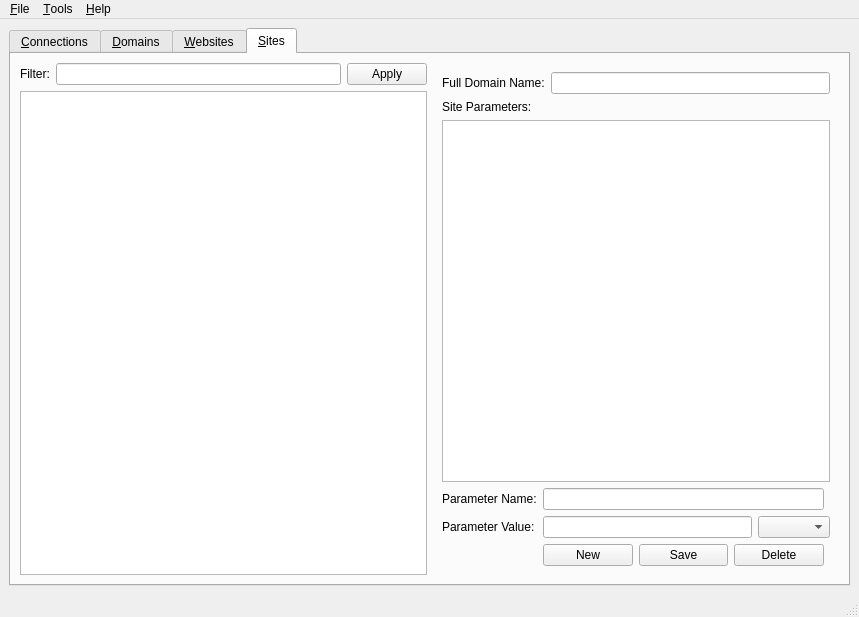
<?xml version="1.0" encoding="UTF-8"?>
<ui version="4.0">
 <class>MainWindow</class>
 <widget class="QMainWindow" name="MainWindow">
  <property name="geometry">
   <rect>
    <x>0</x>
    <y>0</y>
    <width>859</width>
    <height>617</height>
   </rect>
  </property>
  <property name="windowTitle">
   <string>Snap! Manager</string>
  </property>
  <widget class="QWidget" name="centralwidget">
   <layout class="QHBoxLayout" name="horizontalLayout_18">
    <item>
     <widget class="QTabWidget" name="tabWidget">
      <property name="enabled">
       <bool>true</bool>
      </property>
      <property name="tabPosition">
       <enum>QTabWidget::North</enum>
      </property>
      <property name="tabShape">
       <enum>QTabWidget::Rounded</enum>
      </property>
      <property name="currentIndex">
       <number>3</number>
      </property>
      <widget class="QWidget" name="tab_connections">
       <attribute name="title">
        <string>&amp;Connections</string>
       </attribute>
       <attribute name="toolTip">
        <string>&lt;!DOCTYPE HTML PUBLIC &quot;-//W3C//DTD HTML 4.0//EN&quot; &quot;http://www.w3.org/TR/REC-html40/strict.dtd&quot;&gt;
&lt;html&gt;&lt;head&gt;&lt;meta name=&quot;qrichtext&quot; content=&quot;1&quot; /&gt;&lt;style type=&quot;text/css&quot;&gt;
p, li { white-space: pre-wrap; }
&lt;/style&gt;&lt;/head&gt;&lt;body style=&quot; font-family:'Ubuntu'; font-size:11pt; font-weight:400; font-style:normal;&quot;&gt;
&lt;p style=&quot; margin-top:0px; margin-bottom:0px; margin-left:0px; margin-right:0px; -qt-block-indent:0; text-indent:0px;&quot;&gt;Connect to Snap! and Cassandra servers.&lt;/p&gt;
&lt;p style=&quot;-qt-paragraph-type:empty; margin-top:0px; margin-bottom:0px; margin-left:0px; margin-right:0px; -qt-block-indent:0; text-indent:0px;&quot;&gt;&lt;/p&gt;
&lt;p style=&quot; margin-top:0px; margin-bottom:0px; margin-left:0px; margin-right:0px; -qt-block-indent:0; text-indent:0px;&quot;&gt;&lt;span style=&quot; font-size:9pt;&quot;&gt;Note: You need to be connected to the Cassandra cluster in order to access the domain and website settings.&lt;/span&gt;&lt;/p&gt;&lt;/body&gt;&lt;/html&gt;</string>
       </attribute>
       <layout class="QGridLayout" name="gridLayout_3">
        <item row="0" column="0">
         <widget class="QFrame" name="verticalFrame">
          <property name="minimumSize">
           <size>
            <width>0</width>
            <height>20</height>
           </size>
          </property>
          <layout class="QVBoxLayout" name="verticalLayout">
           <item>
            <layout class="QGridLayout" name="gridLayout">
             <item row="1" column="1">
              <widget class="QLineEdit" name="snapServerHost">
               <property name="text">
                <string>127.0.0.1</string>
               </property>
              </widget>
             </item>
             <item row="2" column="1">
              <widget class="QLineEdit" name="snapServerPort">
               <property name="text">
                <string>4004</string>
               </property>
              </widget>
             </item>
             <item row="1" column="0">
              <widget class="QLabel" name="label_10">
               <property name="text">
                <string>Address</string>
               </property>
              </widget>
             </item>
             <item row="2" column="0">
              <widget class="QLabel" name="label_12">
               <property name="text">
                <string>Port</string>
               </property>
              </widget>
             </item>
             <item row="0" column="1">
              <widget class="QLabel" name="label_13">
               <property name="text">
                <string>Snap! Server</string>
               </property>
               <property name="alignment">
                <set>Qt::AlignCenter</set>
               </property>
              </widget>
             </item>
            </layout>
           </item>
           <item>
            <widget class="QFrame" name="horizontalFrame">
             <layout class="QHBoxLayout" name="horizontalLayout_12">
              <item>
               <widget class="QPushButton" name="snapTest">
                <property name="text">
                 <string>Test</string>
                </property>
               </widget>
              </item>
              <item>
               <widget class="QPushButton" name="snapStats">
                <property name="text">
                 <string>Statistics</string>
                </property>
               </widget>
              </item>
             </layout>
            </widget>
           </item>
          </layout>
         </widget>
        </item>
        <item row="0" column="1">
         <widget class="QListWidget" name="snapServerConsole"/>
        </item>
        <item row="1" column="0">
         <widget class="QFrame" name="verticalFrame_3">
          <layout class="QVBoxLayout" name="verticalLayout_5">
           <item>
            <layout class="QGridLayout" name="gridLayout_1">
             <item row="1" column="1">
              <widget class="QLineEdit" name="cassandraHost">
               <property name="text">
                <string>localhost</string>
               </property>
              </widget>
             </item>
             <item row="2" column="1">
              <widget class="QLineEdit" name="cassandraPort">
               <property name="text">
                <string>9042</string>
               </property>
              </widget>
             </item>
             <item row="1" column="0">
              <widget class="QLabel" name="label">
               <property name="text">
                <string>Address</string>
               </property>
              </widget>
             </item>
             <item row="2" column="0">
              <widget class="QLabel" name="label_2">
               <property name="text">
                <string>Port</string>
               </property>
              </widget>
             </item>
             <item row="0" column="1">
              <widget class="QLabel" name="label_3">
               <property name="text">
                <string>Cassandra</string>
               </property>
               <property name="alignment">
                <set>Qt::AlignCenter</set>
               </property>
              </widget>
             </item>
            </layout>
           </item>
           <item>
            <widget class="QFrame" name="horizontalFrame_1">
             <layout class="QHBoxLayout" name="horizontalLayout_2">
              <item>
               <widget class="QPushButton" name="f_cassandraConnectButton">
                <property name="text">
                 <string>Connect</string>
                </property>
               </widget>
              </item>
              <item>
               <widget class="QPushButton" name="f_cassandraDisconnectButton">
                <property name="enabled">
                 <bool>false</bool>
                </property>
                <property name="text">
                 <string>Disconnect</string>
                </property>
               </widget>
              </item>
             </layout>
            </widget>
           </item>
          </layout>
         </widget>
        </item>
        <item row="1" column="1">
         <widget class="QListWidget" name="cassandraConsole"/>
        </item>
       </layout>
      </widget>
      <widget class="QWidget" name="tab_domains">
       <attribute name="title">
        <string>&amp;Domains</string>
       </attribute>
       <attribute name="toolTip">
        <string>Edit domain settings as defined in the Cassandra cluster</string>
       </attribute>
       <layout class="QHBoxLayout" name="horizontalLayout_14">
        <item>
         <layout class="QVBoxLayout" name="verticalLayout_7">
          <item>
           <layout class="QHBoxLayout" name="horizontalLayout_5">
            <item>
             <widget class="QLabel" name="label_8">
              <property name="text">
               <string>Filter:</string>
              </property>
             </widget>
            </item>
            <item>
             <widget class="QLineEdit" name="domainFilterString">
              <property name="toolTip">
               <string>&lt;html&gt;&lt;head/&gt;&lt;body&gt;&lt;p&gt;The filter allows you to limit the list of domains to a set that start with the given text. Only the beginning of the word is used. This filter requires a valid domain index.&lt;/p&gt;&lt;/body&gt;&lt;/html&gt;</string>
              </property>
             </widget>
            </item>
            <item>
             <widget class="QPushButton" name="domainFilter">
              <property name="text">
               <string>Apply</string>
              </property>
             </widget>
            </item>
           </layout>
          </item>
          <item>
           <widget class="QListView" name="domainList"/>
          </item>
         </layout>
        </item>
        <item>
         <widget class="QFrame" name="verticalFrame_2">
          <layout class="QVBoxLayout" name="verticalLayout_2">
           <item>
            <layout class="QHBoxLayout" name="horizontalLayout_3">
             <property name="topMargin">
              <number>0</number>
             </property>
             <item>
              <widget class="QLabel" name="label_4">
               <property name="text">
                <string>Domain Name:</string>
               </property>
              </widget>
             </item>
             <item>
              <widget class="QLineEdit" name="domainName"/>
             </item>
            </layout>
           </item>
           <item>
            <widget class="QLabel" name="label_5">
             <property name="text">
              <string>Domain Rules:</string>
             </property>
            </widget>
           </item>
           <item>
            <widget class="QTextEdit" name="domainRules"/>
           </item>
           <item>
            <widget class="QFrame" name="horizontalFrame_2">
             <layout class="QHBoxLayout" name="horizontalLayout_4">
              <item>
               <widget class="QPushButton" name="domainNew">
                <property name="text">
                 <string>New</string>
                </property>
               </widget>
              </item>
              <item>
               <widget class="QPushButton" name="domainSave">
                <property name="text">
                 <string>Save</string>
                </property>
               </widget>
              </item>
              <item>
               <widget class="QPushButton" name="domainCancel">
                <property name="text">
                 <string>Cancel</string>
                </property>
               </widget>
              </item>
              <item>
               <widget class="QPushButton" name="domainDelete">
                <property name="text">
                 <string>Delete</string>
                </property>
               </widget>
              </item>
             </layout>
            </widget>
           </item>
          </layout>
         </widget>
        </item>
       </layout>
      </widget>
      <widget class="QWidget" name="tab_websites">
       <attribute name="title">
        <string>&amp;Websites</string>
       </attribute>
       <attribute name="toolTip">
        <string>Edit websites settings as defined in the Cassandra cluster.</string>
       </attribute>
       <layout class="QHBoxLayout" name="horizontalLayout_15">
        <item>
         <widget class="QListView" name="websiteList"/>
        </item>
        <item>
         <widget class="QFrame" name="verticalFrame_4">
          <layout class="QVBoxLayout" name="verticalLayout_3">
           <item>
            <layout class="QHBoxLayout" name="horizontalLayout_6">
             <property name="topMargin">
              <number>0</number>
             </property>
             <item>
              <widget class="QLabel" name="label_6">
               <property name="text">
                <string>Full Domain Name:</string>
               </property>
              </widget>
             </item>
             <item>
              <widget class="QLineEdit" name="fullDomainName"/>
             </item>
            </layout>
           </item>
           <item>
            <widget class="QLabel" name="label_7">
             <property name="text">
              <string>Website Rules:</string>
             </property>
            </widget>
           </item>
           <item>
            <widget class="QTextEdit" name="websiteRules"/>
           </item>
           <item>
            <widget class="QFrame" name="horizontalFrame_3">
             <layout class="QHBoxLayout" name="horizontalLayout_7">
              <item>
               <widget class="QPushButton" name="websiteNew">
                <property name="text">
                 <string>New</string>
                </property>
               </widget>
              </item>
              <item>
               <widget class="QPushButton" name="websiteSave">
                <property name="text">
                 <string>Save</string>
                </property>
               </widget>
              </item>
              <item>
               <widget class="QPushButton" name="websiteCancel">
                <property name="text">
                 <string>Cancel</string>
                </property>
               </widget>
              </item>
              <item>
               <widget class="QPushButton" name="websiteDelete">
                <property name="text">
                 <string>Delete</string>
                </property>
               </widget>
              </item>
             </layout>
            </widget>
           </item>
          </layout>
         </widget>
        </item>
       </layout>
      </widget>
      <widget class="QWidget" name="tab_sites">
       <attribute name="title">
        <string>&amp;Sites</string>
       </attribute>
       <layout class="QHBoxLayout" name="horizontalLayout_19">
        <item>
         <layout class="QVBoxLayout" name="verticalLayout_8">
          <item>
           <layout class="QHBoxLayout" name="horizontalLayout_16">
            <item>
             <widget class="QLabel" name="label_23">
              <property name="text">
               <string>Filter:</string>
              </property>
             </widget>
            </item>
            <item>
             <widget class="QLineEdit" name="sitesFilterString">
              <property name="toolTip">
               <string>&lt;html&gt;&lt;head/&gt;&lt;body&gt;&lt;p&gt;The filter allows you to limit the list of domains to a set that start with the given text. Only the beginning of the word is used. This filter requires a valid domain index.&lt;/p&gt;&lt;/body&gt;&lt;/html&gt;</string>
              </property>
             </widget>
            </item>
            <item>
             <widget class="QPushButton" name="sitesFilter">
              <property name="text">
               <string>Apply</string>
              </property>
             </widget>
            </item>
           </layout>
          </item>
          <item>
           <widget class="QListView" name="sitesList"/>
          </item>
         </layout>
        </item>
        <item>
         <widget class="QFrame" name="verticalFrame_9">
          <layout class="QVBoxLayout" name="verticalLayout_9">
           <item>
            <layout class="QHBoxLayout" name="horizontalLayout_17">
             <property name="topMargin">
              <number>0</number>
             </property>
             <item>
              <widget class="QLabel" name="label_24">
               <property name="text">
                <string>Full Domain Name:</string>
               </property>
              </widget>
             </item>
             <item>
              <widget class="QLineEdit" name="sitesDomainName">
               <property name="focusPolicy">
                <enum>Qt::NoFocus</enum>
               </property>
               <property name="acceptDrops">
                <bool>false</bool>
               </property>
              </widget>
             </item>
            </layout>
           </item>
           <item>
            <widget class="QLabel" name="label_25">
             <property name="text">
              <string>Site Parameters:</string>
             </property>
            </widget>
           </item>
           <item>
            <widget class="QTableView" name="sitesParameters"/>
           </item>
           <item>
            <layout class="QGridLayout" name="gridLayout_2">
             <item row="0" column="1">
              <widget class="QLineEdit" name="sitesParameterName"/>
             </item>
             <item row="1" column="0">
              <widget class="QLabel" name="label_11">
               <property name="text">
                <string>Parameter Value:</string>
               </property>
              </widget>
             </item>
             <item row="0" column="0">
              <widget class="QLabel" name="label_9">
               <property name="text">
                <string>Parameter Name:</string>
               </property>
              </widget>
             </item>
             <item row="2" column="1">
              <layout class="QHBoxLayout" name="horizontalLayout_8">
               <item>
                <widget class="QPushButton" name="sitesNew">
                 <property name="text">
                  <string>New</string>
                 </property>
                </widget>
               </item>
               <item>
                <widget class="QPushButton" name="sitesSave">
                 <property name="text">
                  <string>Save</string>
                 </property>
                </widget>
               </item>
               <item>
                <widget class="QPushButton" name="sitesDelete">
                 <property name="text">
                  <string>Delete</string>
                 </property>
                </widget>
               </item>
              </layout>
             </item>
             <item row="1" column="1" colspan="2">
              <layout class="QHBoxLayout" name="horizontalLayout_9">
               <item>
                <widget class="QLineEdit" name="sitesParameterValue"/>
               </item>
               <item>
                <widget class="QComboBox" name="sitesParameterType"/>
               </item>
              </layout>
             </item>
            </layout>
           </item>
          </layout>
         </widget>
        </item>
       </layout>
      </widget>
     </widget>
    </item>
   </layout>
  </widget>
  <widget class="QMenuBar" name="menubar">
   <property name="geometry">
    <rect>
     <x>0</x>
     <y>0</y>
     <width>859</width>
     <height>24</height>
    </rect>
   </property>
   <widget class="QMenu" name="menuFile">
    <property name="title">
     <string>&amp;File</string>
    </property>
    <addaction name="actionQuit"/>
   </widget>
   <widget class="QMenu" name="menuHelp">
    <property name="title">
     <string>&amp;Help</string>
    </property>
    <addaction name="actionSnap_Manager_Help"/>
    <addaction name="separator"/>
    <addaction name="actionAbout_Snap_Manager"/>
   </widget>
   <widget class="QMenu" name="menuTools">
    <property name="title">
     <string>&amp;Tools</string>
    </property>
    <addaction name="actionResetDomainsIndex"/>
    <addaction name="actionResetWebsitesIndex"/>
    <addaction name="actionInitializeWebsite"/>
    <addaction name="separator"/>
    <addaction name="actionDecodeUTF8"/>
   </widget>
   <addaction name="menuFile"/>
   <addaction name="menuTools"/>
   <addaction name="menuHelp"/>
  </widget>
  <widget class="QStatusBar" name="statusbar"/>
  <action name="actionQuit">
   <property name="text">
    <string>&amp;Quit</string>
   </property>
   <property name="toolTip">
    <string>Quit the application</string>
   </property>
   <property name="shortcut">
    <string>Ctrl+Q</string>
   </property>
   <property name="menuRole">
    <enum>QAction::QuitRole</enum>
   </property>
  </action>
  <action name="actionSnap_Manager_Help">
   <property name="text">
    <string>Snap! Manager &amp;Help</string>
   </property>
   <property name="iconText">
    <string extracomment="Help">Snap! Manager Help</string>
   </property>
   <property name="toolTip">
    <string extracomment="Click to get to detailed Snap! Manager help pages.">Snap! Manager Help</string>
   </property>
   <property name="statusTip">
    <string extracomment="Open the Snap! Manager Help"/>
   </property>
   <property name="shortcut">
    <string>F1</string>
   </property>
  </action>
  <action name="actionAbout_Snap_Manager">
   <property name="text">
    <string>&amp;About Snap! Manager</string>
   </property>
  </action>
  <action name="actionDecodeUTF8">
   <property name="text">
    <string>De&amp;code UTF-8</string>
   </property>
   <property name="toolTip">
    <string>Decode/Encode raw UTF-8 from Cassandra</string>
   </property>
   <property name="shortcut">
    <string>Ctrl+D</string>
   </property>
  </action>
  <action name="actionResetWebsitesIndex">
   <property name="enabled">
    <bool>false</bool>
   </property>
   <property name="text">
    <string>Reset &amp;Websites Index</string>
   </property>
   <property name="toolTip">
    <string>Rebuilds the index of all your websites</string>
   </property>
  </action>
  <action name="actionResetDomainsIndex">
   <property name="enabled">
    <bool>false</bool>
   </property>
   <property name="text">
    <string>Reset &amp;Domains Index</string>
   </property>
  </action>
  <action name="actionInitializeWebsite">
   <property name="text">
    <string>&amp;Initialize a Website</string>
   </property>
  </action>
  <action name="actionAddComputeToLockTable">
   <property name="enabled">
    <bool>false</bool>
   </property>
   <property name="text">
    <string>Add Computer to Lock Table</string>
   </property>
  </action>
 </widget>
 <resources/>
 <connections>
  <connection>
   <sender>actionQuit</sender>
   <signal>triggered()</signal>
   <receiver>MainWindow</receiver>
   <slot>close()</slot>
   <hints>
    <hint type="sourcelabel">
     <x>-1</x>
     <y>-1</y>
    </hint>
    <hint type="destinationlabel">
     <x>399</x>
     <y>299</y>
    </hint>
   </hints>
  </connection>
 </connections>
</ui>
